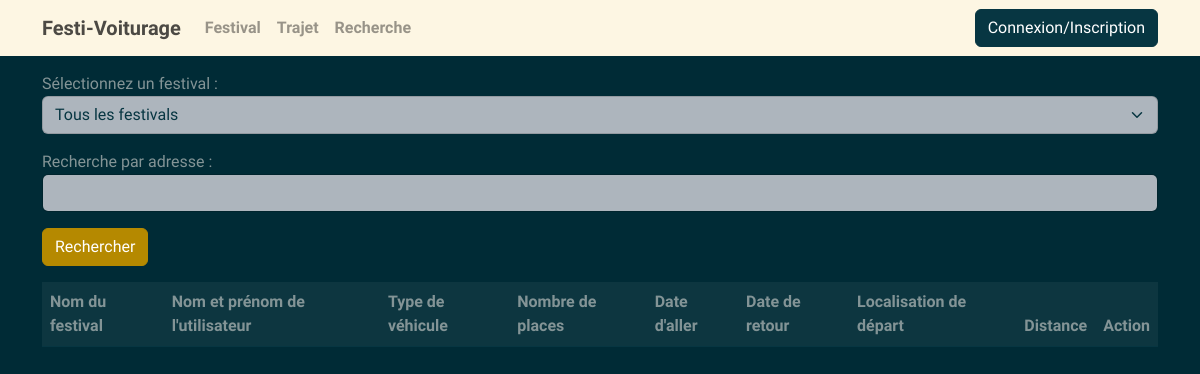
The app's page /Vue/Trajet.php, older data.
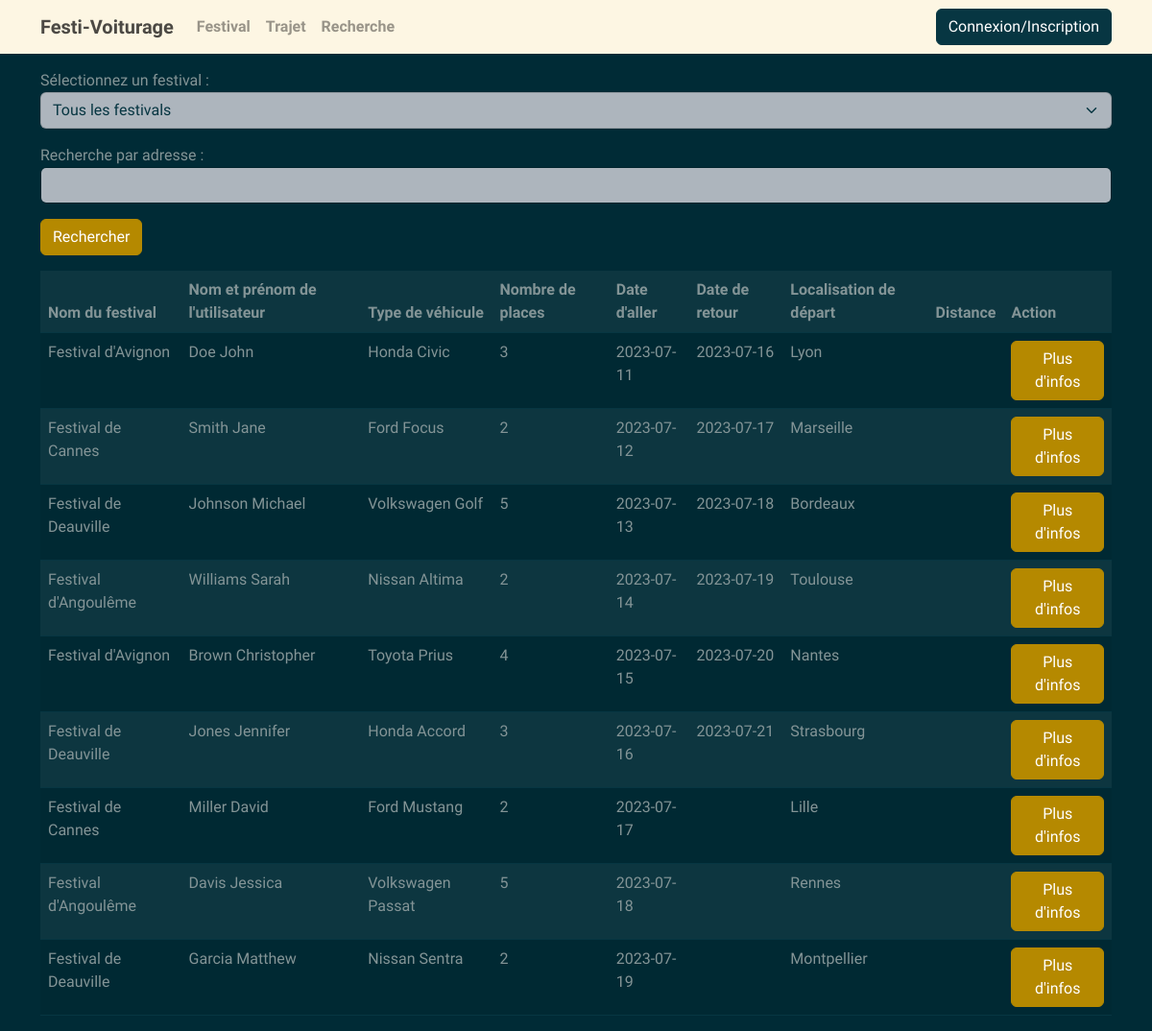
The same page, newer data.
### tables this page shows
CREATE TABLE "Trajet" (
	"trajet_id"	INTEGER,
	"user_id"	INT NOT NULL,
	"festival_id"	int NOT NULL,
	"type_vehicule"	VARCHAR(255) NOT NULL,
	"places_disponibles"	INT NOT NULL,
	"date_aller"	DATE NOT NULL,
	"date_retour"	DATE,
	"localisation"	VARCHAR(255) NOT NULL,
	PRIMARY KEY("trajet_id" AUTOINCREMENT),
	FOREIGN KEY("festival_id") REFERENCES "Festival"("festival_id") ON DELETE CASCADE,
	FOREIGN KEY("user_id") REFERENCES "Festivalier"("user_id") ON DELETE CASCADE
);

CREATE TABLE "Festival" (
	"festival_id"	INTEGER,
	"nom"	VARCHAR(255) NOT NULL,
	"date_debut"	DATE NOT NULL,
	"date_fin"	DATE NOT NULL,
	"localisation"	VARCHAR(255) NOT NULL,
	"photo"	VARCHAR(255) NOT NULL,
	PRIMARY KEY("festival_id" AUTOINCREMENT)
);

CREATE TABLE "Festivalier" (
	"user_id"	INTEGER,
	"nom"	VARCHAR(255) NOT NULL,
	"prenom"	VARCHAR(255) NOT NULL,
	"email"	VARCHAR(255) NOT NULL,
	"mot_de_passe"	VARCHAR(255) NOT NULL,
	PRIMARY KEY("user_id" AUTOINCREMENT)
);

### DAO/TrajetDAO.php (called while the page is built, shortened)
<?php
require_once("../Model/Trajet.php");
class TrajetDAO
{
    protected $connect;
    public function __construct($db)
    {
        $this->connect = $db;
    }
    public function getAll(string $loc = null, $date = null, int $fesId = null)
    {
        $query = "SELECT * FROM Trajet";
        $stmt = $this->connect->prepare($query);
        $stmt->execute();
        $results = $stmt->fetchAll(PDO::FETCH_ASSOC);
        $trajets = array();
        foreach ($results as $result) {
            $trajet = new Trajet(
                $result['user_id'],
                $result['festival_id'],
                $result['type_vehicule'],
                $result['places_disponibles'],
                $result['date_aller'],
                $result['date_retour'],
                $result['localisation']
            );
            $trajet->setTrajetId($result['trajet_id']);
            $trajets[] = $trajet;
        }
        return $trajets;
    }
}
?>

### Model/Trajet.php (called while the page is built, shortened)
<?php
class Trajet {
    private $trajet_id;
    private $user_id;
    private $festival_id;
    private $type_vehicule;
    private $places_disponibles;
    private $date_aller;
    private $date_retour;
    private $localisation;
    public function __construct($user_id = null,$festival_id=null, $type_vehicule = null, $places_disponibles = null, $date_aller = null, $date_retour = null,$localisation =null,$distance=null) {
        $this->user_id = $user_id;
        $this->festival_id=$festival_id;
        $this->type_vehicule = $type_vehicule;
        $this->places_disponibles = $places_disponibles;
        $this->date_aller = $date_aller;
        $this->date_retour = $date_retour;
        $this->localisation=$localisation;
    }
    public function getTrajetId() {
        return $this->trajet_id;
    }
    public function setTrajetId($trajet_id) {
        $this->trajet_id = $trajet_id;
    }
    public function getUserId() {
        return $this->user_id;
    }
    public function getFestivalId() {
        return $this->festival_id;
    }
    public function getTypeVehicule() {
        return $this->type_vehicule;
    }
    public function getPlacesDisponibles() {
        return $this->places_disponibles;
    }
    public function getDateAller() {
        return $this->date_aller;
    }
    public function getDateRetour() {
        return $this->date_retour;
    }
    public function getLocalisation() {
        return $this->localisation;
    }
}
?>

### DAO/FestivalDAO.php (called while the page is built, shortened)
<?php
require_once("../Model/Festival.php");
class FestivalDAO {
    protected $connect;
    public function __construct(PDO $connect) {
        $this->connect = $connect;
    }
    public function getById($festival_id) {
        $query = "SELECT * FROM Festival WHERE festival_id = :festival_id";
        $stmt = $this->connect->prepare($query);
        $stmt->bindValue(':festival_id', $festival_id);
        $stmt->execute();
        $result = $stmt->fetch(PDO::FETCH_ASSOC);
        if ($result) {
            return new Festival(
                $result['nom'],
                $result['date_debut'],
                $result['date_fin'],
                $result['localisation'],
                $result['photo']
            );
        } else {
            return null;
        }
    }
}
?>

### Model/Festival.php (called while the page is built, shortened)
<?php
class Festival {
    private $nom;
    public function __construct($nom = null, $date_debut = null, $date_fin =null, $localisation = null, $photo = null) {
        $this->nom = $nom;
    }
    public function getNom() {
        return $this->nom;
    }
}
?>

### DAO/FestivalierDAO.php (called while the page is built, shortened)
<?php
require_once("../Model/Festivalier.php");
class FestivalierDAO {
    protected $connect;
    public function __construct($db) {
        $this->connect = $db;
    }
    public function getById($user_id) {
        $query = "SELECT * FROM Festivalier WHERE user_id = :user_id";
        $stmt = $this->connect->prepare($query);
        $stmt->bindValue(':user_id', $user_id);
        $stmt->execute();
        $result = $stmt->fetch(PDO::FETCH_ASSOC);
        if ($result) {
            $res= new Festivalier(
                $result['prenom'],
                $result['nom'],
                $result['email'],
                $result['mot_de_passe']
            );
            $res->setID($user_id);
            return $res;
        } else {
            return null;
        }
    }
}
?>

### Model/Festivalier.php (called while the page is built, shortened)
<?php
class Festivalier {
    private $Prenom;
    private $Nom;
    public function __construct( $Prenom = null, $Nom = null, $Email = null, $Pwd = null) {
        $this->Prenom = $Prenom;
        $this->Nom = $Nom;
    }
    public function getPrenom() {
        return $this->Prenom;
    }
    public function getNom() {
        return $this->Nom;
    }
}
?>

### Vue/Trajet.php (the view, shortened to what the changed rows need)
<!DOCTYPE html>
<html>
<head>
</head>
<body>
<div class="container">
        <?php
        require_once("../DAO/FestivalierDAO.php");
        require_once("../DAO/FestivalDAO.php");
        require_once("../DAO/TrajetDAO.php");
        require_once("../Model/Trajet.php");
        $dbFile = '../DB/Donne.db';
        $pdo = new PDO('sqlite:' . $dbFile);
        $trajetDAO = new TrajetDAO($pdo);
        $trajets = $trajetDAO->getAll();
        $festivalierDAO = new FestivalierDAO($pdo);
        $festivalDAO = new FestivalDAO($pdo);
        ?>
    <div class="table-responsive">
        <table class="table table-striped table-hover">
        <thead>
            <tr>
                <th>Nom du festival</th>
                <th>Nom et prénom de l'utilisateur</th>
                <th>Type de véhicule</th>
                <th>Nombre de places</th>
                <th>Date d'aller</th>
                <th>Date de retour</th>
                <th>Localisation de départ</th>
                <th>Distance</th>
                <th>Action</th>
            </tr>
    </thead>
            <tbody>
            <?php
            foreach ($trajets as $trajet) {
                $festivalId = $trajet->getFestivalId();
                $festivalierId = $trajet->getUserId();
                $festival = $festivalDAO->getById($festivalId);
                $festivalier = $festivalierDAO->getById($festivalierId);
                echo '<tr class="trajet-row" data-festival-id="' . $festivalId . '" data-trajet-id="'.$trajet->getTrajetId().'">';
                echo '<td>' . $festival->getNom() . '</td>';
                echo '<td>' . $festivalier->getNom() . ' ' . $festivalier->getPrenom() . '</td>';
                echo '<td>' . $trajet->getTypeVehicule() . '</td>';
                echo '<td>' . $trajet->getPlacesDisponibles() . '</td>';
                echo '<td>' . $trajet->getDateAller() . '</td>';
                echo '<td>' . $trajet->getDateRetour() . '</td>';
                echo '<td>' . $trajet->getLocalisation() . '</td>';
                echo '<td></td>';
                echo '<td>';
                echo '<form action="InfoTrajet.php" method="post">';
                echo '<button type="submit" class="btn btn-primary">Plus d\'infos</button>';
                echo '</form>';
                echo '</td>';
                echo '</tr>';
            }
            ?>
            </tbody>
        </table>
    </div>
</div>
</body>
</html>

Row changes from the older to the newer data that the page shows:
added trajet: festival.nom "Festival d'Avignon", user.nom "Doe", user.prenom "John", type_vehicule "Honda Civic", places_disponibles "3", date_aller "2023-07-11", date_retour "2023-07-16", localisation "Lyon"
added trajet: festival.nom "Festival de Cannes", user.nom "Smith", user.prenom "Jane", type_vehicule "Ford Focus", places_disponibles "2", date_aller "2023-07-12", date_retour "2023-07-17", localisation "Marseille"
added trajet: festival.nom "Festival de Deauville", user.nom "Johnson", user.prenom "Michael", type_vehicule "Volkswagen Golf", places_disponibles "5", date_aller "2023-07-13", date_retour "2023-07-18", localisation "Bordeaux"
added trajet: festival.nom "Festival d'Angoulême", user.nom "Williams", user.prenom "Sarah", type_vehicule "Nissan Altima", places_disponibles "2", date_aller "2023-07-14", date_retour "2023-07-19", localisation "Toulouse"
added trajet: festival.nom "Festival d'Avignon", user.nom "Brown", user.prenom "Christopher", type_vehicule "Toyota Prius", places_disponibles "4", date_aller "2023-07-15", date_retour "2023-07-20", localisation "Nantes"
added trajet: festival.nom "Festival de Deauville", user.nom "Jones", user.prenom "Jennifer", type_vehicule "Honda Accord", places_disponibles "3", date_aller "2023-07-16", date_retour "2023-07-21", localisation "Strasbourg"
added trajet: festival.nom "Festival de Cannes", user.nom "Miller", user.prenom "David", type_vehicule "Ford Mustang", places_disponibles "2", date_aller "2023-07-17", localisation "Lille"
added trajet: festival.nom "Festival d'Angoulême", user.nom "Davis", user.prenom "Jessica", type_vehicule "Volkswagen Passat", places_disponibles "5", date_aller "2023-07-18", localisation "Rennes"
added trajet: festival.nom "Festival de Deauville", user.nom "Garcia", user.prenom "Matthew", type_vehicule "Nissan Sentra", places_disponibles "2", date_aller "2023-07-19", localisation "Montpellier"
